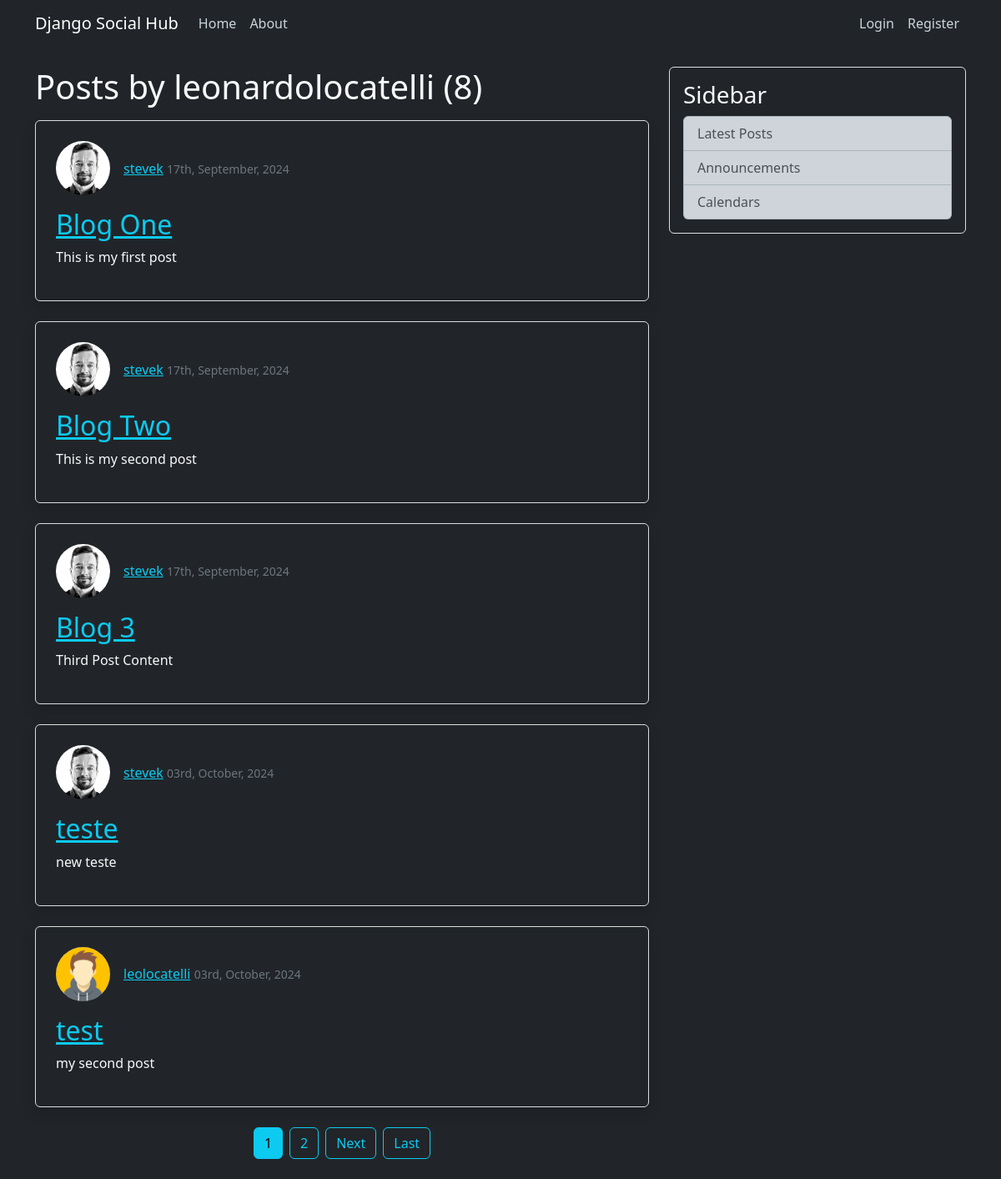
Before: /user/leonardolocatelli/ with the older database file.
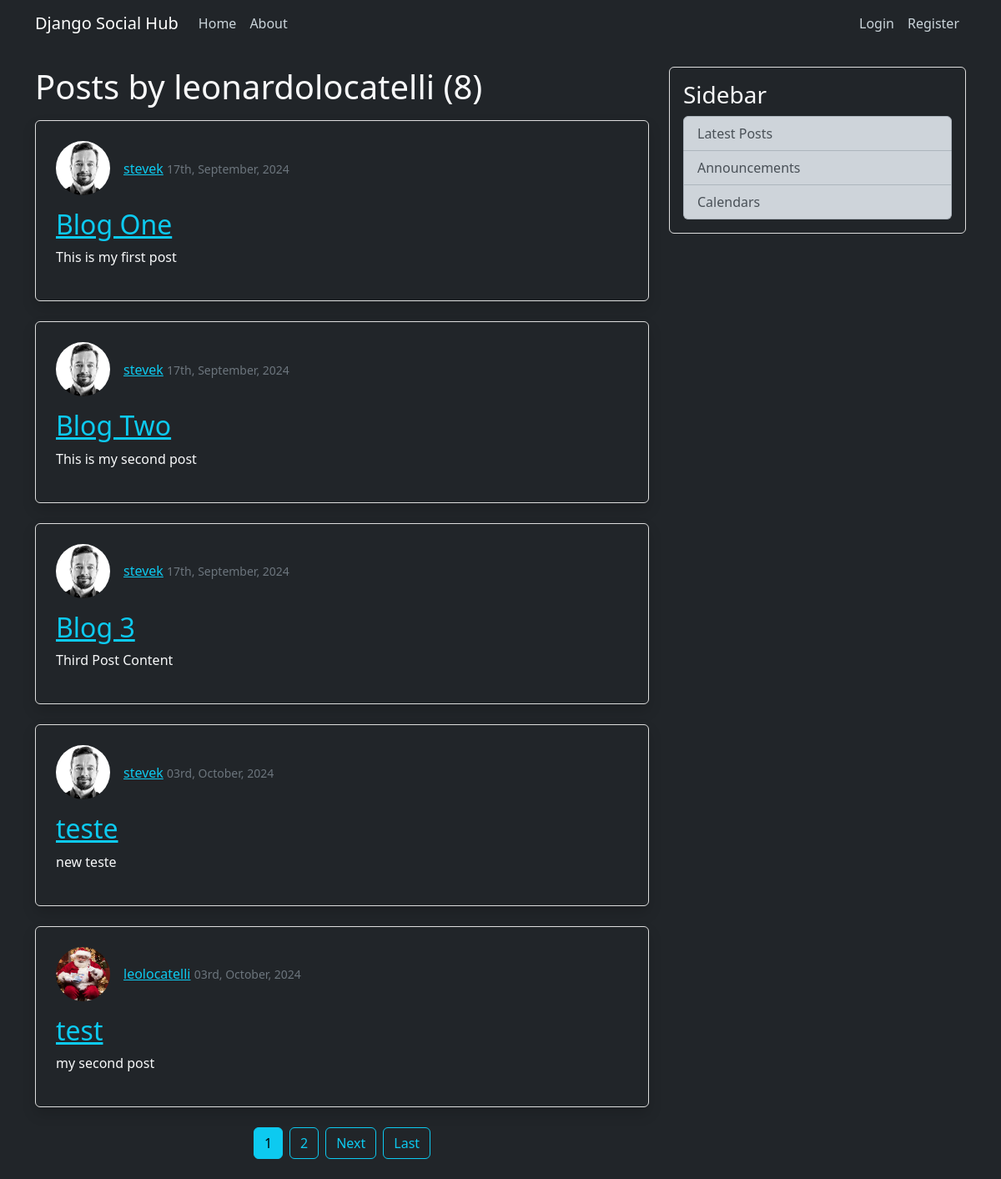
After: the same page with the newer database file.
### blog/models.py (models this page shows, shortened)
class Post(models.Model):
    title = models.CharField(max_length=100)
    content = models.TextField()
    date_posted = models.DateTimeField(default=timezone.now)
    author = models.ForeignKey(User, on_delete=models.CASCADE)
    likes = models.ManyToManyField(User, related_name='liked_posts', blank=True)  # new field of likes

### users/models.py (models this page shows, shortened)
class Profile(models.Model):
    user = models.OneToOneField(User, on_delete=models.CASCADE)
    image = models.ImageField(default='default.jpg', upload_to='profile_pics')

### blog/views.py (the view)
# urls.py: path('user/<str:username>/', UserPostListView.as_view(), name='user-posts'),  # Corrigido aqui
class UserPostListView(ListView):
    model = Post
    template_name = 'blog/user_posts.html'
    context_object_name = 'posts'
    paginate_by = 5

### blog/templates/blog/user_posts.html (shortened to what this page needs)
{% extends 'blog/base.html' %}
{% block content %}
  <div class="text-light">
    <h1 class="mb-3 text-light">Posts by {{ view.kwargs.username }} ({{ page_obj.paginator.count }})</h1>
    {% for post in posts %}
      <article class="media content-section bg-dark text-light p-4 rounded shadow mb-4">
        <div class="d-flex align-items-center mb-3">
          <img class="rounded-circle article-img mr-3" src="{{ post.author.profile.image.url }}" alt="Author profile image" />
          <div>
            <a class="text-info font-weight-bold" href="{% url 'user-posts' post.author.username %}">{{ post.author }}</a>
            <small class="text-secondary ml-4">{{ post.date_posted|date:'dS, F, Y' }}</small>
          </div>
        </div>
        <div class="media-body">
          <h2><a class="article-title text-info" href="{% url 'post-detail' post.id %}">{{ post.title }}</a></h2>
          <p class="article-content text-justify">{{ post.content }}</p>
        </div>
      </article>
    {% endfor %}
    {% if is_paginated %}
      <div class="pagination d-flex justify-content-center my-4">
        {% for num in page_obj.paginator.page_range %}
          {% if page_obj.number == num %}
            <a class="btn btn-info mx-1" href="?page={{ num }}">{{ num }}</a>
          {% elif num > page_obj.number|add:'-3' and num < page_obj.number|add:'3' %}
            <a class="btn btn-outline-info mx-1" href="?page={{ num }}">{{ num }}</a>
          {% endif %}
        {% endfor %}
        {% if page_obj.has_next %}
          <a class="btn btn-outline-info mx-1" href="?page={{ page_obj.next_page_number }}">Next</a>
          <a class="btn btn-outline-info mx-1" href="?page={{ page_obj.paginator.num_pages }}">Last</a>
        {% endif %}
      </div>
    {% endif %}
  </div>
{% endblock %}

Changed rows visible on the page:
changed through a linked row, Post "test": author.profile.image: a different picture
